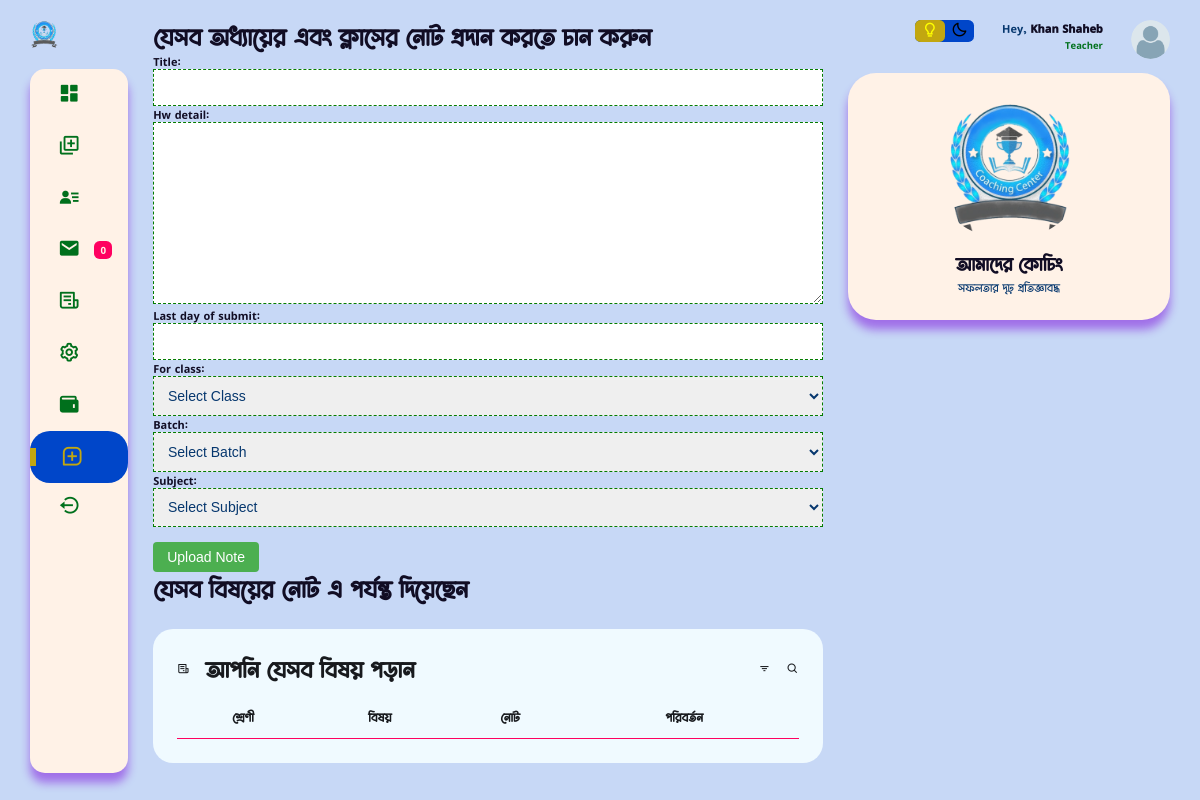
/teacher_dashboard/hw (signed in), run on the app's committed database.
### users/models.py (models this page shows, shortened)
class CustomUser(AbstractUser):
    username = None
    email = models.EmailField("email_address", unique=True, max_length=354)
    phone_number = models.CharField(max_length=15, blank=True, null=True)
    ROLE_CHOICES = [
        ('student', 'Student'),
        ('teacher', 'Teacher'),
        ('guardian', 'Guardian'),
    ]
    role = models.CharField(max_length=10, choices=ROLE_CHOICES)
    USERNAME_FIELD = "email"
    REQUIRED_FIELDS = ['phone_number']
    objects = CustomManager()
    class Meta:
        verbose_name_plural = "ইউজার অ্যাকাউন্ট *VIP* "

class Teacher(models.Model):
    user = models.OneToOneField(CustomUser, on_delete=models.CASCADE)
    basic_step_of_reg = models.BooleanField(default=False)
    t_name = models.CharField(max_length=100)
    profile_pic = models.ImageField(upload_to="teacher", default='teacher.png')
    teacher_background = models.CharField(max_length=20, choices=background_of_teacher)
    t_present_adress = models.CharField( max_length=150, null=True, blank=True)
    t_permnt_adress = models.CharField( max_length=150, null=True, blank=True)
    t_extra_phone = models.CharField( max_length=50, null=True, blank=True)
    t_approval = models.BooleanField(default=False)
    created_at = models.DateTimeField(auto_now_add=True)
    updated_at = models.DateTimeField(auto_now=True)
    class Meta:
        verbose_name_plural = "ইউজার( শিক্ষক-শিক্ষিকা )"

### home/views.py (the view, shortened to what this page needs)
# urls.py: path('teacher_dashboard/<str:page>', teacher_dashb, name="teacher_dashb"),
@login_required
def teacher_dashb(request, page=None):
    if request.user.role == 'teacher':
        if page == 'add_mark':
            shift = Shift.objects.all()
            return render(request, 'teacher/add_mark.html', {'data':shift})
        elif page == 'msg':
            all_msg = MessageForTeacher.objects.filter(message_for = request.user.teacher).order_by('upload_at', '-visited')
            context = {
                'all_message':all_msg,
            }
            return render(request, 'teacher/msg.html', context)
        elif page == 'apply_leave':
            return render(request, 'teacher/apply_leave.html')
        elif page == 'all_setting':
            return redirect('edit_profile')
        elif page == 'hw':
            current_teacher = request.user.teacher
            make_batch_objects = MakeBatch.objects.filter(teacher=current_teacher)
            notes = HomeWork.objects.filter(teacher = current_teacher)
            if request.method == 'POST':
                form = HomeWorkForm(request.POST, request.FILES)
                try:
                    if form.is_valid():
                        form.instance.teacher = request.user.teacher
                        form.save()
                        messages.success(request, f"আপনি সফল ভাবে ক্লাস {form.cleaned_data['for_class']} এর ব্যাচ {form.cleaned_data['batch']} এ বাড়ির কাজ প্রদান করেছেন। ")
                        return redirect('teacher_dashb', page='hw')
                except:
                    return render(request, 'teacher/error.html', {'error_message': form.errors})
            else:
                form = HomeWorkForm()
                form.fields['batch'].choices = [('', 'Select Batch')] + [(obj.batch.id, obj.batch.batch_name) for obj in make_batch_objects]
                form.fields['for_class'].choices = [('', 'Select Class')] + [(obj.class_name.id, obj.class_name.s_class) for obj in make_batch_objects]
                form.fields['subject'].choices = [('', 'Select Subject')] + [(obj.subject.id, obj.subject.name) for obj in make_batch_objects]
            context = {
                'subs': notes,
                'form' : form
            }
            return render(request, 'teacher/hw.html', context)
        elif page == 'quiz':
            return render(request, 'teacher/quiz.html')
        elif page == 'wallet':
            return render(request, 'teacher/wallet.html')
        elif page == 'routine':
            routine = MakeBatch.objects.filter(teacher = request.user.teacher)
            return render(request, 'teacher/routine.html', {'routine':routine})
        elif page == 'your_subject':
            sub = MakeBatch.objects.filter(teacher = request.user.teacher)
            return render(request, 'teacher/your_subject.html', {'subs':sub})
    else:
        return render(request, 'main/404.html')

### home/forms.py
class HomeWorkForm(forms.ModelForm):
    class Meta:
        model = HomeWork
        fields = ['title', 'hw_detail', 'last_day_of_submit', 'for_class', 'batch', 'subject']
    def __init__(self, *args, **kwargs):
        super(HomeWorkForm, self).__init__(*args, **kwargs)
        for field_name in self.fields:
            self.fields[field_name].widget.attrs['class'] = 'input-field'

### home/public.py (called while the page is built)
def common_data(request):
    try:
        if request.user.role == "student":
            try:
                unviewed_msg_std = MessageForStudent.objects.filter(message_for = request.user.student, visited = False).count()
            except:
                unviewed_msg_std = 0
            context = {
                'unviewed_msg_std' : unviewed_msg_std,
            }
        elif request.user.role == "teacher":
            try:
                unviewed_msg = MessageForTeacher.objects.filter(message_for = request.user.teacher, visited = False).count()
            except:
                unviewed_msg = 0
            context = {
                'unviewed_msg' : unviewed_msg,
            }
        else:
            context={}
    except:
        context = {}
    return context

### templates/teacher/hw.html (shortened to what this page needs)
{% extends 'teacher/base.html' %}
{% load static %}
{% block content %}
<h1>যেসব অধ্যায়ের এবং ক্লাসের নোট প্রদান করতে চান করুন</h1>
<form action="" method = "POST" enctype="multipart/form-data">
    {{form}}
    <button type="submit" id="quiz-create-button" class="edit-button">Upload Note</button>
</form>
<h1>
যেসব বিষয়ের নোট এ পর্যন্ত দিয়েছেন
</h1>
<div class="bottom-data">
    <div class="orders">
        <div class="header">
            <i class='bx bx-receipt'></i>
            <h3>আপনি যেসব বিষয় পড়ান</h3>
            <i class='bx bx-filter'></i>
            <i class='bx bx-search'></i>
        </div>
    <table>
        <thead>
            <tr>
                <th>শ্রেণী</th>
                <th>বিষয়</th>
                <th>নোট</th>
                <th>পরিবর্তন</th>
            </tr>
        </thead>
    </table>
</div>
</div>
{% endblock content %}

### templates/teacher/base.html (shortened to what this page needs)
<!DOCTYPE html>
{% load static %}
<html lang="en">
<head>
    <link href='https://unpkg.com/boxicons@2.1.4/css/boxicons.min.css' rel='stylesheet'>
    <link rel="stylesheet" href="{% static "css/tdash.css" %}">
</head>
<body>
    <div class="container">
        <aside>
            <div class="toggle">
                <div class="logo">
                    <img src="{% static "image/coaching.png" %}">
                </div>
            </div>
            <div class="sidebar">
               {% url 'teacher_dashb' page='home' as home %}
               {% url 'teacher_dashb' page='add_mark' as add_mark %}
               {% url 'teacher_dashb' page='msg' as msg %}
               {% url 'teacher_dashb' page='apply_leave' as apply_leave %}
               {% url 'teacher_dashb' page='all_setting' as all_setting %}
               {% url 'teacher_dashb' page='hw' as hw %}
               {% url 'teacher_dashb' page='your_student' as your_student %}
               {% url 'teacher_dashb' page='wallet' as wallet %}
               <a {% if request.path == home %}class="active"{% endif %} href="{% url 'teacher_dashb' page='home' %}">
                  <span >
                    <i class='bx bxs-dashboard' ></i>
                  </span>
              </a>
               <a {% if request.path == add_mark %}class="active"{% endif %} href="{% url 'teacher_dashb' page='add_mark' %}">
                   <span >
                    <i class='bx bx-add-to-queue'></i>
                   </span>
               </a>
               <a {% if request.path == your_student %}class="active"{% endif %} href="{% url "teacher_dashb" page='your_student' %}">
                    <span >
                        <i class='bx bxs-user-detail'></i>
                    </span>
                </a>
               <a {% if request.path == msg %}class="active"{% endif %} href="{% url 'teacher_dashb' page='msg' %}">
                   <span >
                    {% if unviewed_msg == 0 %}
                    <i class='bx bxs-envelope' ></i>
                    {% else %}
                    <i class='bx bxs-envelope bx-tada' ></i>
                    {% endif %}
                   </span>
                   <span class="message-count">{{unviewed_msg}}</span>
               </a>
               <a {% if request.path == apply_leave %}class="active"{% endif %} href="{% url 'teacher_dashb' page='apply_leave' %}">
                   <span >
                    <i class='bx bx-receipt'></i>
                   </span>
               </a>
               <a {% if request.path == all_setting %}class="active"{% endif %} href="{% url 'teacher_dashb' page='all_setting' %}">
                   <span >
                       <i class='bx bx-cog bx-spin'  ></i>
                   </span>
               </a>
               <a {% if request.path == wallet %}class="active"{% endif %} href="{% url 'teacher_dashb' page='wallet' %}">
                <span >
                    <i class='bx bxs-wallet'  ></i>
                </span>
               </a>
               <a {% if request.path == hw %}class="active"{% endif %} href="{% url 'teacher_dashb' page='hw' %}">
                   <span >
                    <i class='bx bx-message-square-add'></i>
                   </span>
               </a>
               <a href="{% url "logout" %}">
                   <span >
                    <i class='bx bx-log-out-circle bx-fade-left'  ></i>
                   </span>
               </a>
           </div>
        </aside>
        <main>
            {% block content %}{% endblock content %}
        </main>
        <div class="right-section">
            <div class="nav">
                <div class="dark-mode">
                    <span class="material-icons-sharp active">
                        <i class='bx bx-bulb' style='color:yellow' ></i>
                    </span>
                    <span >
                        <i class='bx bx-moon' style='color:black' ></i>
                    </span>
                </div>
                <div class="profile">
                    <div class="info">
                        <p>Hey, <b>{{request.user.teacher.t_name}}</b></p>
                        <small class="text-muted">Teacher</small>
                    </div>
                    <div class="profile-photo">
                        <img src="{{request.user.teacher.profile_pic.url}}">
                    </div>
                </div>
            </div>
            <div class="user-profile">
                <div class="logo">
                    <img src="{% static "image/coaching.png" %}">
                    <h2>আমাদের কোচিং</h2>
                    <p>সফলতার দৃঢ় প্রতিজ্ঞাবদ্ধ</p>
                </div>
            </div>
        </div>
    </div>
</body>
</html>

### data on the page
CustomUser: user.teacher.t_name "Khan Shaheb", user.teacher.profile_pic (picture)

### other printed values
{{ unviewed_msg }} "0"
